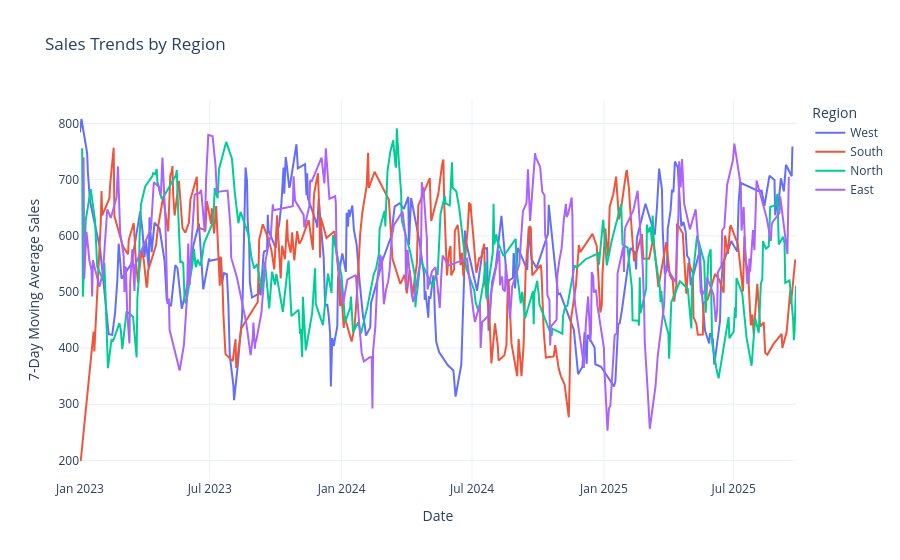

Notebook source saved alongside this figure:
### Code cell
# Interactively update the plot
response = agent.process_message("Can you add a title 'Sales Trends by Region' and smooth the lines by making them a 7 day moving average?")
fig = agent.get_figure()
fig.show()

### Figure 1 — Plotly figure (JSON) as saved in the notebook; plotly's stock layout.template omitted (floating-point values rounded to 4 significant figures; data arrays with more than 128 entries replaced by an {"elided": "..."} marker saying what was removed)
{"data": [{"hovertemplate": "Region=West<br>Date=%{x}<br>7-Day Moving Average Sales=%{y}<extra></extra>", "legendgroup": "West", "line": {"color": "#636efa", "dash": "solid"}, "marker": {"symbol": "circle"}, "mode": "lines", "name": "West", "orientation": "v", "showlegend": true, "type": "scatter", "x": {"elided": "239 str values"}, "xaxis": "x", "y": {"elided": "239 float values"}, "yaxis": "y"}, {"hovertemplate": "Region=South<br>Date=%{x}<br>7-Day Moving Average Sales=%{y}<extra></extra>", "legendgroup": "South", "line": {"color": "#EF553B", "dash": "solid"}, "marker": {"symbol": "circle"}, "mode": "lines", "name": "South", "orientation": "v", "showlegend": true, "type": "scatter", "x": {"elided": "257 str values"}, "xaxis": "x", "y": {"elided": "257 float values"}, "yaxis": "y"}, {"hovertemplate": "Region=North<br>Date=%{x}<br>7-Day Moving Average Sales=%{y}<extra></extra>", "legendgroup": "North", "line": {"color": "#00cc96", "dash": "solid"}, "marker": {"symbol": "circle"}, "mode": "lines", "name": "North", "orientation": "v", "showlegend": true, "type": "scatter", "x": {"elided": "236 str values"}, "xaxis": "x", "y": {"elided": "236 float values"}, "yaxis": "y"}, {"hovertemplate": "Region=East<br>Date=%{x}<br>7-Day Moving Average Sales=%{y}<extra></extra>", "legendgroup": "East", "line": {"color": "#ab63fa", "dash": "solid"}, "marker": {"symbol": "circle"}, "mode": "lines", "name": "East", "orientation": "v", "showlegend": true, "type": "scatter", "x": {"elided": "268 str values"}, "xaxis": "x", "y": {"elided": "268 float values"}, "yaxis": "y"}], "layout": {"legend": {"title": {"text": "Region"}, "tracegroupgap": 0}, "title": {"text": "Sales Trends by Region"}, "xaxis": {"anchor": "y", "domain": [0.0, 1.0], "title": {"text": "Date"}}, "yaxis": {"anchor": "x", "domain": [0.0, 1.0], "title": {"text": "7-Day Moving Average Sales"}}}}
